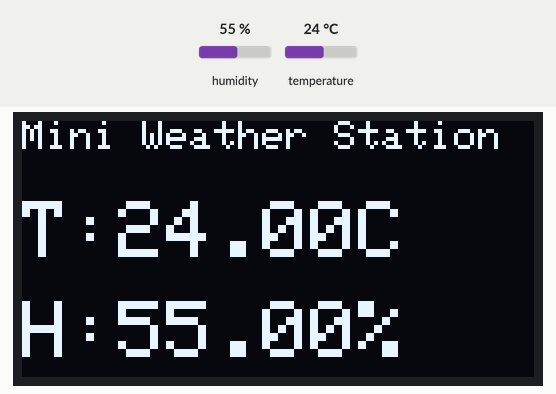
Simulated run of this program. Board: ESP32. Parts: 128×64 one-colour display. The test bench sets the inputs (shaded band); at power-on: humidity 55 %, temperature 24 °C. Storage starts empty; what the program prints to the serial monitor is not drawn.

Above: at 3.2 s.
3.3 s: humidity set to 22 %
At 7.6 s:
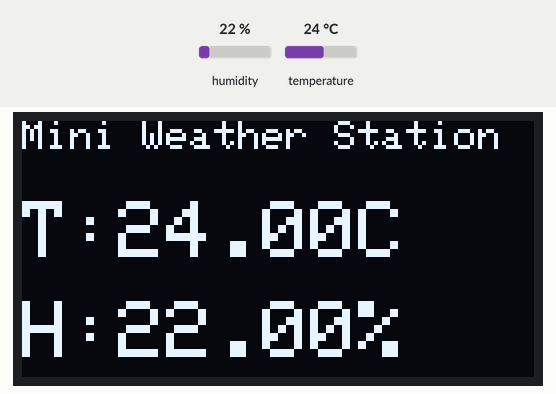
9.0 s: temperature set to 12 °C
At 13.6 s:
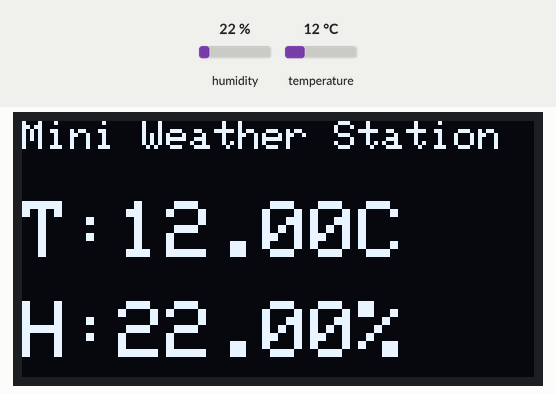
14.7 s: humidity set to 40 %
At 18.4 s:
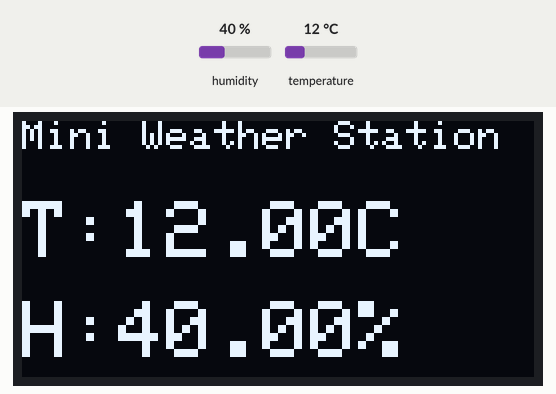
20.4 s: temperature set to 19 °C
At 23.2 s:
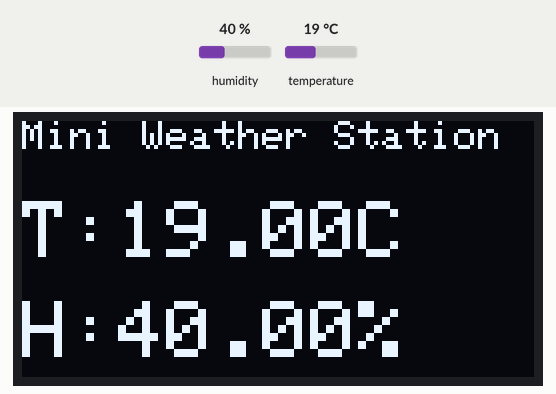
Timing chart, 0 to 24.7 s (numbered marks = the images above; inputs shaded):
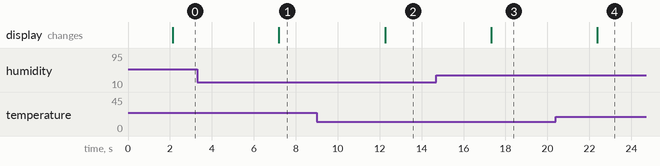

The program:

main.cpp
```cpp
#include <Arduino.h>
#include <Adafruit_Sensor.h>
#include <DHT.h>
#include <DHT_U.h>
#include <Wire.h>
#include <Adafruit_GFX.h>
#include <Adafruit_SSD1306.h>
#include <SPI.h>
#include <SD.h>

// --- Pin Definitions ---
#define DHTPIN 4
#define DHTTYPE DHT11
#define SCREEN_WIDTH 128
#define SCREEN_HEIGHT 64
#define OLED_RESET    -1
#define SD_CS         5     // SD Card Chip Select

// --- Initialize Objects ---
DHT dht(DHTPIN, DHTTYPE);
Adafruit_SSD1306 display(SCREEN_WIDTH, SCREEN_HEIGHT, &Wire, OLED_RESET);
File logFile;

unsigned long startTime;

void setup() {
  Serial.begin(115200);
  dht.begin();

  // Initialize OLED
  if (!display.begin(SSD1306_SWITCHCAPVCC, 0x3C)) {
    Serial.println(F("SSD1306 allocation failed"));
    for (;;);
  }

  display.clearDisplay();
  display.setTextSize(1);
  display.setTextColor(SSD1306_WHITE);
  display.setCursor(0, 0);
  display.println("Mini Weather Station");
  display.display();
  delay(2000);

  // Initialize SD Card
  if (!SD.begin(SD_CS)) {
    Serial.println("SD Card initialization failed!");
    display.setCursor(0, 20);
    display.println("SD Init Failed!");
    display.display();
    while (true);  // Halt
  }
  Serial.println("SD Card ready.");

  // Create or open file
  if (!SD.exists("/weather_log.csv")) {
    logFile = SD.open("/weather_log.csv", FILE_WRITE);
    logFile.println("Time(s),Temperature(C),Humidity(%)");
    logFile.close();
  }

  startTime = millis();
}

void loop() {
  float temp = dht.readTemperature();
  float hum = dht.readHumidity();
  unsigned long currentTime = (millis() - startTime) / 1000;

  if (isnan(temp) || isnan(hum)) {
    Serial.println(F("Failed to read from DHT sensor!"));
    return;
  }

  // Serial Output
  Serial.print("Temp: ");
  Serial.print(temp);
  Serial.print(" °C | Hum: ");
  Serial.print(hum);
  Serial.println(" %");

  // OLED Output
  display.clearDisplay();
  display.setCursor(0, 0);
  display.setTextSize(1);
  display.println("Mini Weather Station");

  display.setCursor(0, 20);
  display.setTextSize(2);
  display.print("T:");
  display.print(temp);
  display.print("C");

  display.setCursor(0, 45);
  display.print("H:");
  display.print(hum);
  display.print("%");
  display.display();

  // SD Card Logging
  String dataString = String(currentTime) + "," + String(temp) + "," + String(hum);
  logFile = SD.open("/weather_log.csv", FILE_APPEND);
  if (logFile) {
    logFile.println(dataString);
    logFile.close();
  } else {
    Serial.println("Failed to open log file!");
  }

  delay(5000);  // Log every 5 seconds
}
```

Measured:
- after the input at 3.3 s, the display: changes after 3.9 s (image 1)
- after the input at 9.0 s, the display: changes after 3.3 s (image 2)
- after the input at 14.7 s, the display: changes after 2.6 s (image 3)
- after the input at 20.4 s, the display: changes after 2.0 s (image 4)
